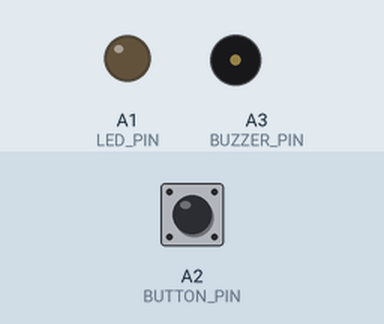
A sketch run on a simulated Arduino Uno, built with avr-gcc and run on an emulated ATmega328P. Parts: output pins drawn as LEDs (lit = HIGH), buzzer (waves = sounding). The test bench sets the inputs (shaded band); at power-on: A2 (BUTTON_PIN) HIGH.

Above: at 1.2 s.
1.3 s: A2 (BUTTON_PIN) pulled LOW for 0.15 s
At 1.39 s:
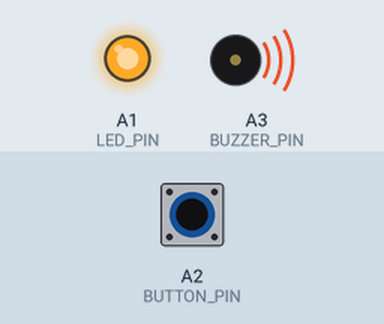
2.9 s: A2 (BUTTON_PIN) pulled LOW for 3.2 s
At 6.6 s:
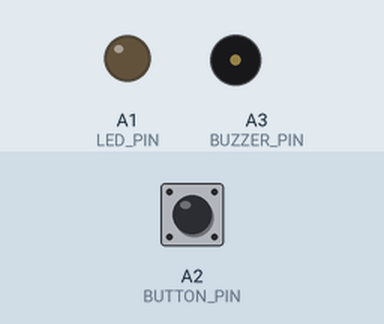
Timing chart, 0 to 8.1 s (numbered marks = the images above; inputs shaded):
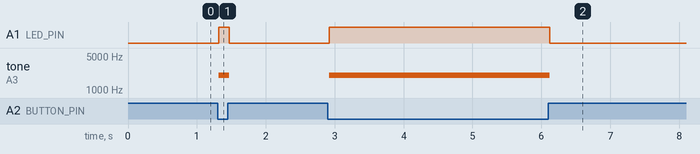

The sketch:

button_led_buzzer_test.ino
```cpp
// Experimental button, LED and buzzer test.
const byte LED_PIN = A1;
const byte BUTTON_PIN = A2;
const byte BUZZER_PIN = A3;
// false: generate a tone for a passive buzzer
// true: use a steady signal for an active buzzer
const bool ACTIVE_BUZZER = false;
bool previousButtonState = false;
void setup() {
  pinMode(LED_PIN, OUTPUT);
  pinMode(BUZZER_PIN, OUTPUT);
  pinMode(BUTTON_PIN, INPUT_PULLUP);
  digitalWrite(LED_PIN, LOW);
  digitalWrite(BUZZER_PIN, LOW);
}
void loop() {
  bool buttonPressed = (digitalRead(BUTTON_PIN) == LOW);
  // Recheck the button after a 20 ms debounce delay.
  if (buttonPressed != previousButtonState) {
    delay(20);
    buttonPressed = (digitalRead(BUTTON_PIN) == LOW);
    if (buttonPressed != previousButtonState) {
      previousButtonState = buttonPressed;
      digitalWrite(LED_PIN, buttonPressed ? HIGH : LOW);
      if (buttonPressed) {
        if (ACTIVE_BUZZER) {
          digitalWrite(BUZZER_PIN, HIGH);
        } else {
          tone(BUZZER_PIN, 2000);
        }
      } else {
        noTone(BUZZER_PIN);
        digitalWrite(BUZZER_PIN, LOW);
      }
    }
  }
}
```

Measured:
- after the input at 1.3 s, A1 (LED_PIN): LOW → HIGH at once, → LOW 0.15 s later; tone on A3 (BUZZER_PIN): silent → 2000 Hz at once, → silent 0.15 s later
- after the input at 2.9 s, A1 (LED_PIN): LOW → HIGH at once, → LOW 3.2 s later; tone on A3 (BUZZER_PIN): silent → 2000 Hz at once, → silent 3.2 s later
